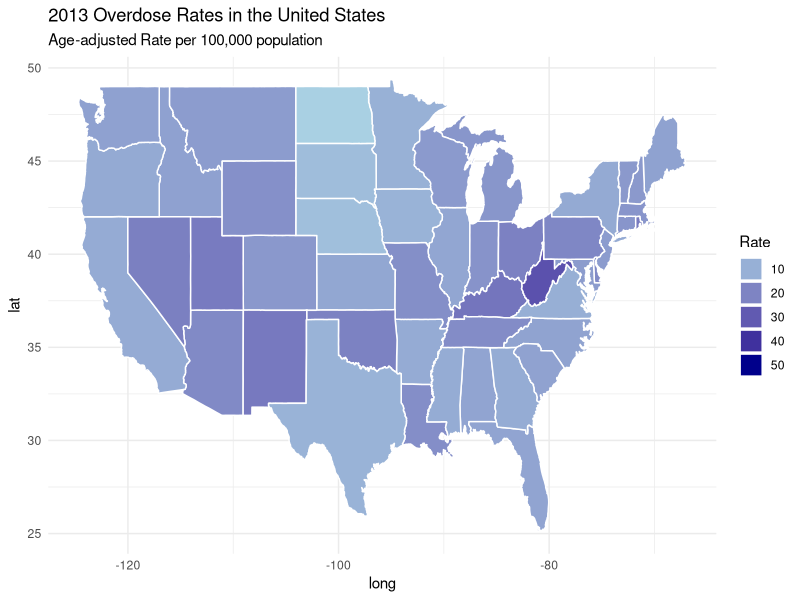
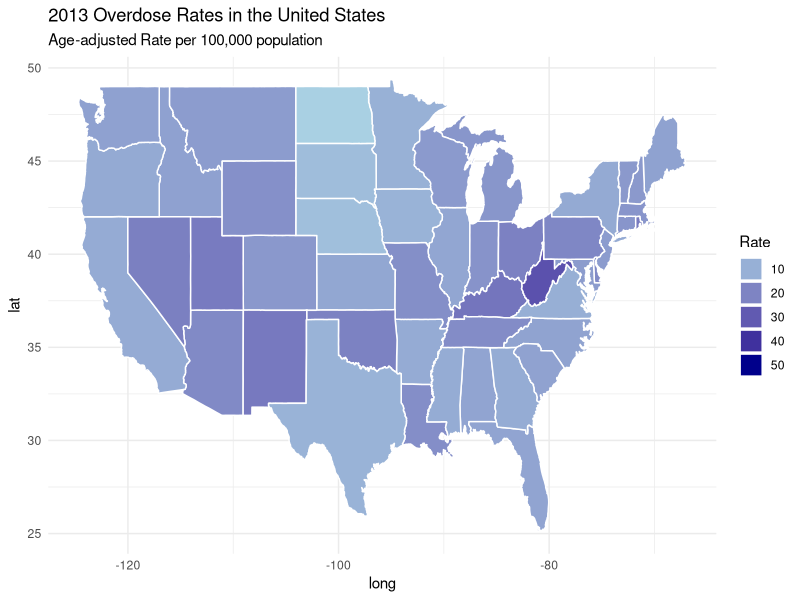

Generate these figures, in order, with R:
library(maps)
library(tidyverse)

### Load in datasets
us_map <- map_data("state")

overdose <- read_csv("source_data/CDC_Drug_Overdose_Deaths.csv", locale = locale(encoding = "latin1"))
ssp <- read_csv("source_data/SSP_Data.csv", locale = locale(encoding = "latin1"))

merged_data <- merge(overdose, ssp, by = "State")

merged_data$`State` <- tolower(merged_data$`State`)

us_map_merged <- merge(us_map, merged_data, by.x = "region", by.y = "State", all.x = TRUE)

### Make graph
ggplot(us_map_merged, aes(x = long, y = lat, group = group, fill = `2013 Age-adjusted Rate (per 100,000 population)`)) +
  geom_polygon(color = "white", size = 0.5) +
  scale_fill_gradient(low = "lightblue", high = "darkblue", na.value = "grey50", guide = "legend", name = "Rate", limits=c(1, 50)) +
  labs(title = "2013 Overdose Rates in the United States",
       subtitle = "Age-adjusted Rate per 100,000 population",
       fill = "Rate") +
  theme_minimal()

# Save the ggplot object to a file
ggsave(filename = "figures/us_map_overdose_rates_2013.png", 
       width = 6,  
       height = 4, 
       units = "in")  
